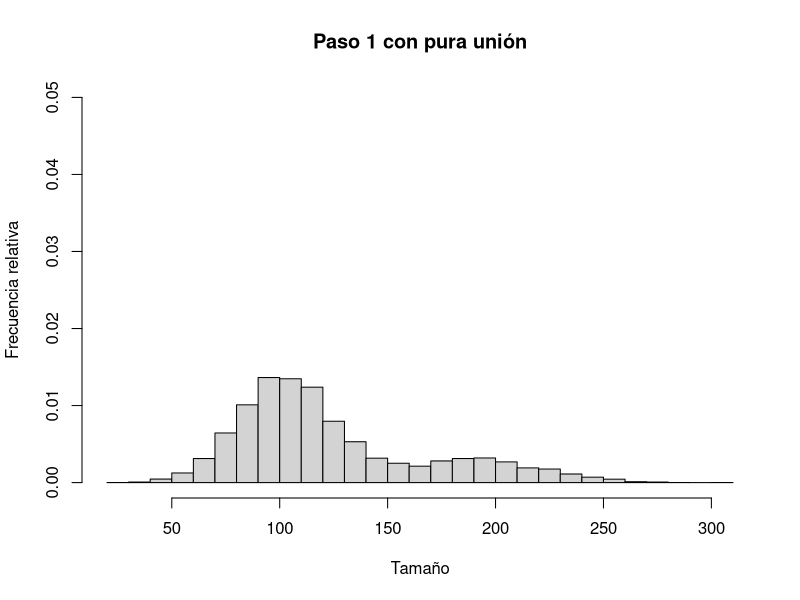
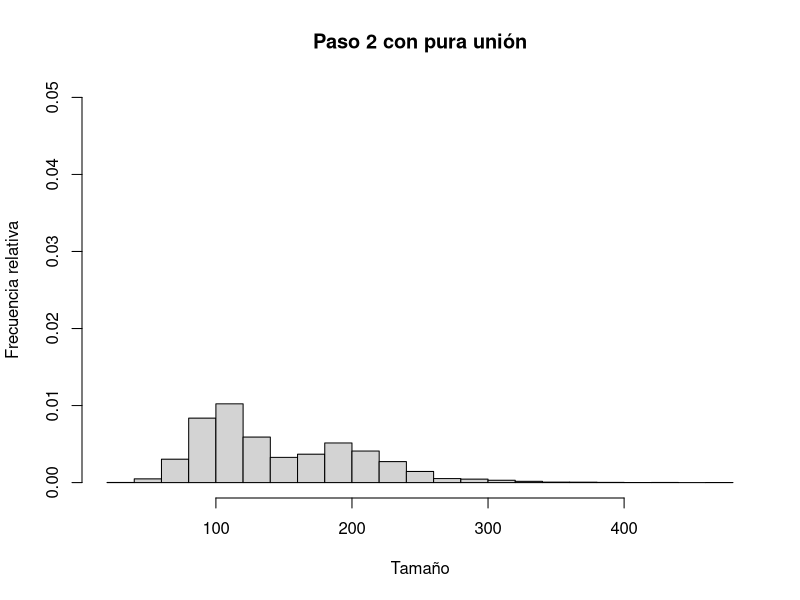
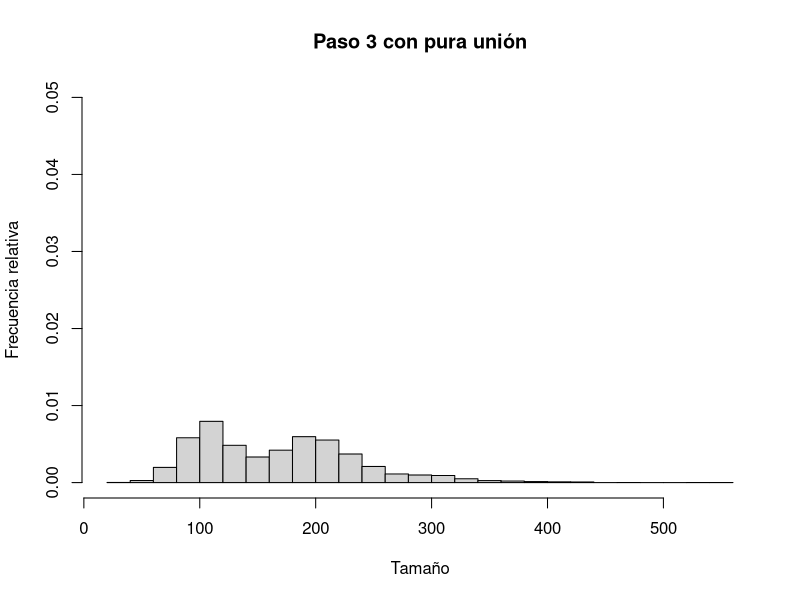
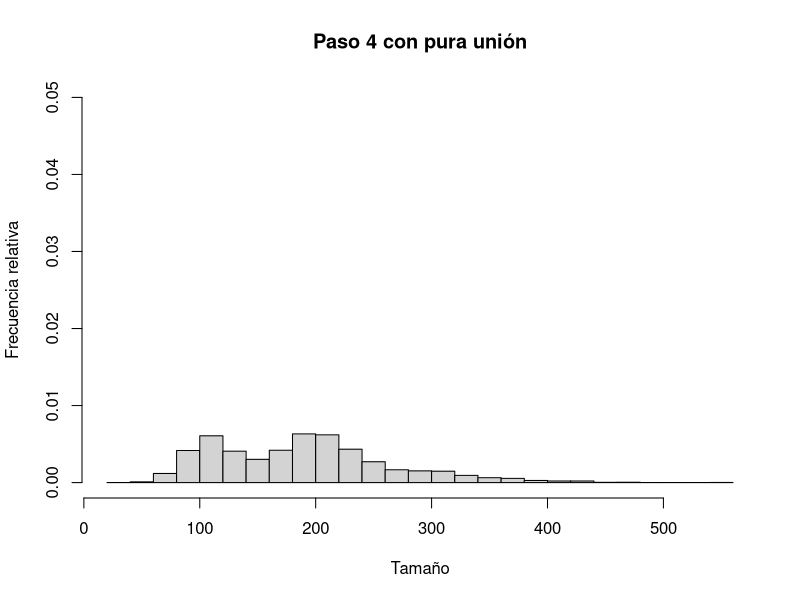
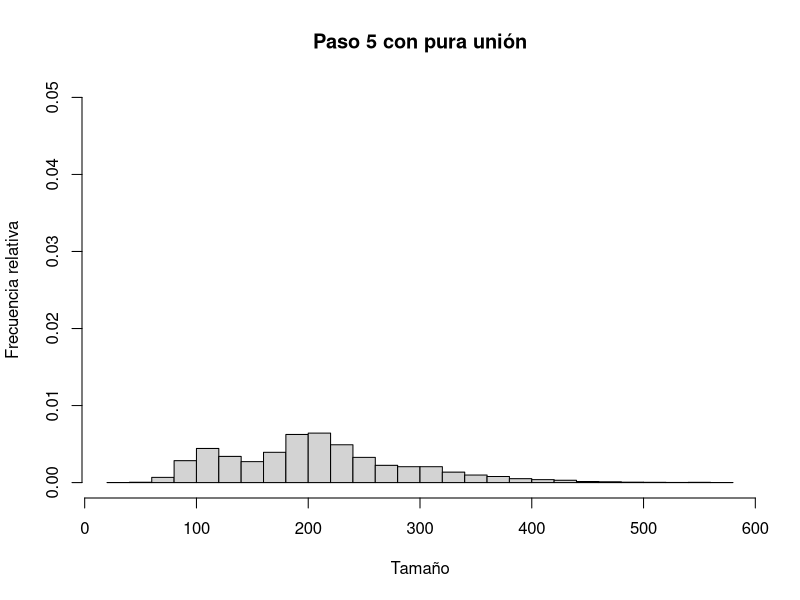
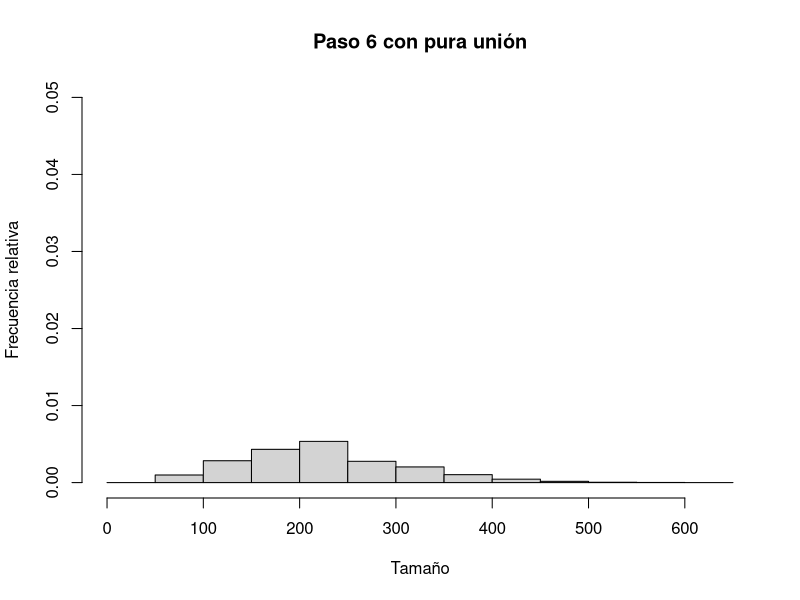
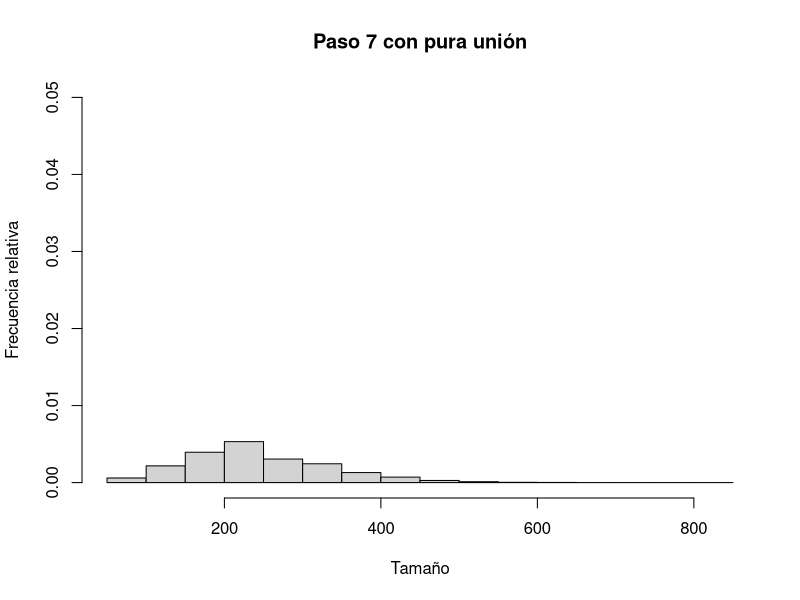
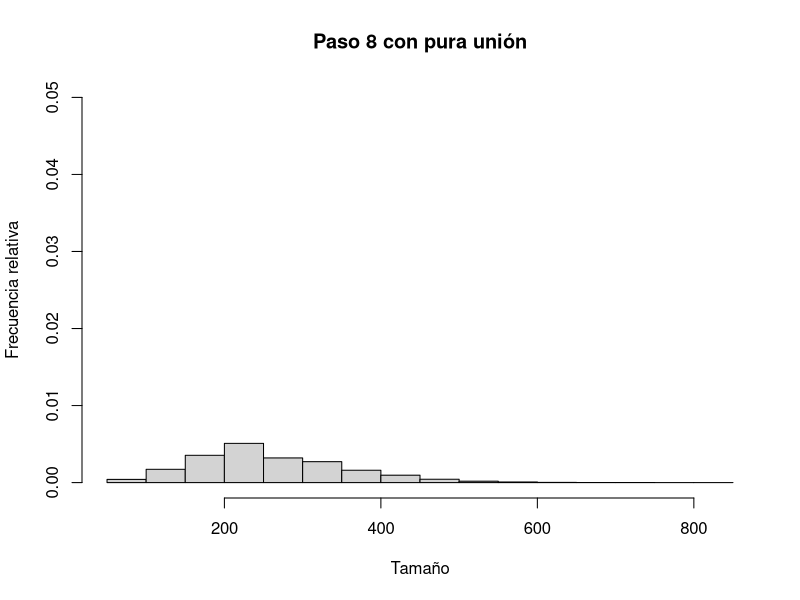

The R script that drew these images, in order:
k<- 10000
n <- 1000000
originales <- rnorm(k)
cumulos <- originales - min(originales) + 1
cumulos <- round(n * cumulos / sum(cumulos))
diferencia <- n - sum(cumulos)
if (diferencia > 0) {
  for (i in 1:diferencia) {
    p <- sample(1:k, 1)
    cumulos[p] <- cumulos[p] + 1
  }
} else if (diferencia < 0) {
  for (i in 1:-diferencia) {
    p <- sample(1:k, 1)
    if (cumulos[p] > 1) {
      cumulos[p] <- cumulos[p] - 1
    }
  }
}
c <- median(cumulos) # tamanio critico de cumulos
d <- sd(cumulos) / 4 # factor arbitrario para suavizar la curva
rotura <- function(x) {
  return (1 / (1 + exp((c - x) / d)))
}
union <- function(x) {
  return (exp(-x / c))
}
romperse <- function(tam, cuantos) {
  res <- integer()
  for (cumulo in 1:cuantos) {
    if (runif(1) < rotura(tam)) {
      primera <- sample(1:(tam-1), 1)
      segunda <- tam - primera
      res <- c(res, primera, segunda)
    } else {
      res <- c(res, tam)
    }
  }
  return(res)
}
unirse <- function(tam, cuantos) {
  res <- integer()
  for (cumulo in 1:cuantos) {
    if (runif(1) < union(tam)) {
      res <- c(res, -tam) # marcamos con negativo los que quieren unirse
    } else {
      res <- c(res, tam)
    }
  }
  return(res)
}

freq <- as.data.frame(table(cumulos))
names(freq) <- c("tam", "num")
freq$tam <- as.numeric(levels(freq$tam))[freq$tam]
duracion <- 10
digitos <- floor(log(duracion, 10)) + 1
for (paso in 1:duracion) {
  cumulos <- integer()
  for (i in 1:dim(freq)[1]) {
    urna <- freq[i,]
    cumulos <- c(cumulos, unirse(urna$tam, urna$num))
  }
  juntarse <- -cumulos[cumulos < 0] # sacarlos y hacerlos positivos 
  cumulos <- cumulos[cumulos > 0] # los demas se quedan tal cual
  nt <- length(juntarse)
  
  if (nt > 0) {
    if (nt > 1) {
      np <- floor(nt / 2) # cuantos pares se pueden formar
      juntarse <- sample(juntarse) # ponerles orden aleatorio
      for (i in 1:np) { # sacar los pares formados por el orden
        cumulos <- c(cumulos, juntarse[2*i-1] + juntarse[2*i])
      }
    }
    if (nt %% 2 == 1) { # es una cantidad impar
      cumulos <- c(cumulos, juntarse[length(juntarse)]) # el ultimo
    }
  }
  tl <- paste(paso, "", sep="")
  while (nchar(tl) < digitos) {
    tl <- paste("0", tl, sep="")
  }
  png(paste("p8_ut", tl, ".png", sep=""), width=300, height=300)
  hist(cumulos, breaks=20, main=paste("Paso", paso, "con pura uni\u{00f3}n"), 
       freq=FALSE, ylim=c(0, 0.05),
       xlab="Tama\u{00f1}o", ylab="Frecuencia relativa")
  graphics.off()
  freq <- as.data.frame(table(cumulos))
  names(freq) <- c("tam", "num")
  freq$tam <- as.numeric(levels(freq$tam))[freq$tam]
}